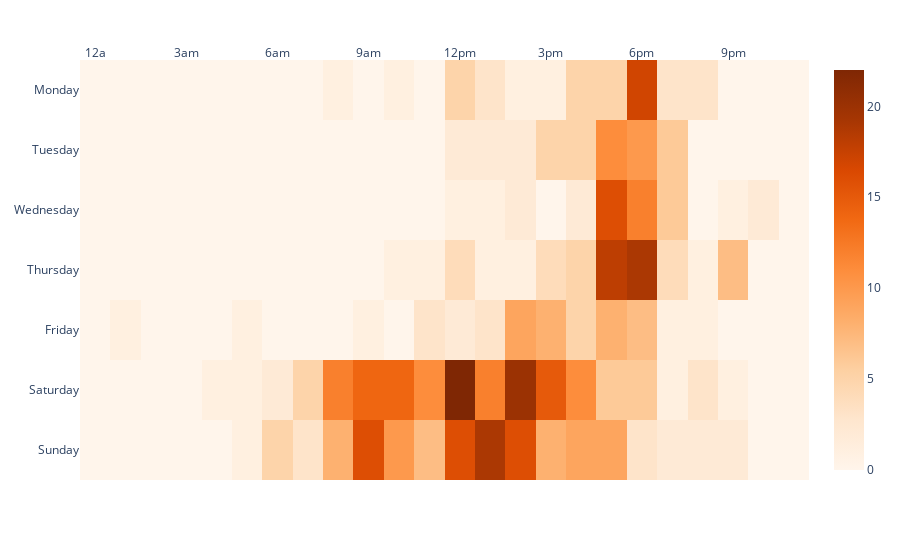

Notebook code cell kept with this figure:
### Code cell
# Creating heatmap of workouts by weekday and hour
hours_of_day = ['12a', '1am', '2am', '3am', '4am', '5am', '6am', '7am', '8am', '9am', '10am', '11am', '12pm', '1pm', '2pm', '3pm', '4pm', '5pm', '6pm', '7pm', '8pm', '9pm', '10p', '11p']

fig = px.imshow(pivot_data,
labels=dict(x="", y=""),
color_continuous_scale='oranges',
x=hours_of_day,
aspect="auto"
)
fig.update_xaxes(side="top")
fig.update_layout(
    title='',
    xaxis_nticks=8,
    showlegend = False,
    plot_bgcolor='rgba(0,0,0,0)')
fig.show()

### Figure 1 — Plotly figure (JSON) as saved in the notebook; plotly's stock layout.template omitted (floating-point values rounded to 4 significant figures; data arrays with more than 128 entries replaced by an {"elided": "..."} marker saying what was removed)
{"data": [{"coloraxis": "coloraxis", "hovertemplate": "x: %{x}<br>y: %{y}<br>color: %{z}<extra></extra>", "name": "0", "type": "heatmap", "x": ["12a", "1am", "2am", "3am", "4am", "5am", "6am", "7am", "8am", "9am", "10am", "11am", "12pm", "1pm", "2pm", "3pm", "4pm", "5pm", "6pm", "7pm", "8pm", "9pm", "10p", "11p"], "xaxis": "x", "y": ["Monday", "Tuesday", "Wednesday", "Thursday", "Friday", "Saturday", "Sunday"], "yaxis": "y", "z": {"elided": "7x24 int values"}}], "layout": {"coloraxis": {"colorscale": [[0, "rgb(255,245,235)"], [0.125, "rgb(254,230,206)"], [0.25, "rgb(253,208,162)"], [0.375, "rgb(253,174,107)"], [0.5, "rgb(253,141,60)"], [0.625, "rgb(241,105,19)"], [0.75, "rgb(217,72,1)"], [0.875, "rgb(166,54,3)"], [1, "rgb(127,39,4)"]]}, "margin": {"t": 60}, "plot_bgcolor": "rgba(0,0,0,0)", "showlegend": false, "title": {"text": ""}, "xaxis": {"anchor": "y", "domain": [0, 1], "nticks": 8, "side": "top"}, "yaxis": {"anchor": "x", "autorange": "reversed", "domain": [0, 1]}}}
